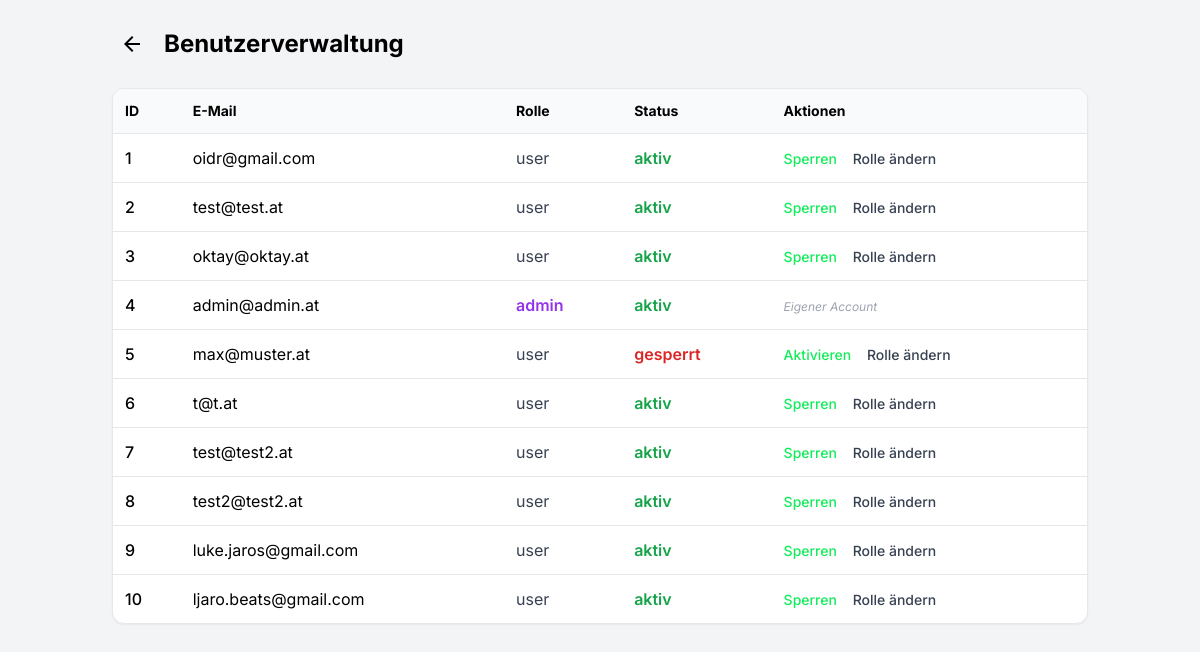
/admin/users.php (signed in), run on the app's committed database.
### tables this page shows
CREATE TABLE `users` (
  `id` int(11) NOT NULL,
  `email` varchar(255) NOT NULL,
  `name` varchar(150) DEFAULT NULL,
  `password` varchar(255) NOT NULL,
  `role` enum('admin','user') DEFAULT 'user',
  `active` tinyint(1) DEFAULT 1
);

### public/admin/users.php (the view, shortened to what this page needs)
<?php
require_once "../../includes/db.php";
$stmt = $pdo->query("
    SELECT id, email, role, active
    FROM users
    ORDER BY id ASC
");
$users = $stmt->fetchAll();
?>
<!DOCTYPE html>
<html lang="de">
<head>
<script src="https://cdn.tailwindcss.com?plugins=forms"></script>
</head>
<body class="bg-gray-100 font-display">
<div class="max-w-5xl mx-auto p-6">
    <div class="flex items-center gap-3 mb-6">
        <a href="index.php"
           class="flex size-10 items-center justify-center rounded-full hover:bg-gray-200 transition">
            <span class="material-symbols-outlined text-2xl">arrow_back</span>
        </a>
        <h1 class="text-2xl font-bold">Benutzerverwaltung</h1>
    </div>
    <?php if (empty($users)): ?>
        <p class="text-gray-500">Keine Benutzer gefunden.</p>
    <?php else: ?>
        <div class="overflow-x-auto bg-white rounded-xl shadow-sm border">
            <table class="w-full border-collapse">
                <thead class="bg-gray-50 text-left text-sm">
                    <tr>
                        <th class="p-3">ID</th>
                        <th class="p-3">E-Mail</th>
                        <th class="p-3">Rolle</th>
                        <th class="p-3">Status</th>
                        <th class="p-3">Aktionen</th>
                    </tr>
                </thead>
                <tbody>
                <?php foreach ($users as $user): ?>
                    <tr class="border-t hover:bg-gray-50">
                        <td class="p-3 font-medium">
                            <?php echo $user["id"]; ?>
                        </td>
                        <td class="p-3">
                            <?php echo htmlspecialchars($user["email"]); ?>
                        </td>
                        <td class="p-3">
                            <span class="inline-block_toggle
                                <?php echo $user["role"] === "admin"
                                    ? "text-purple-600 font-semibold"
                                    : "text-gray-700"; ?>">
                                <?php echo htmlspecialchars($user["role"]); ?>
                            </span>
                        </td>
                        <td class="p-3">
                            <?php if ((int)$user["active"] === 1): ?>
                                <span class="text-green-600 font-semibold">aktiv</span>
                            <?php else: ?>
                                <span class="text-red-600 font-semibold">gesperrt</span>
                            <?php endif; ?>
                        </td>
                        <td class="p-3 space-x-3">
                            <?php if ($user["id"] !== $_SESSION["user_id"]): ?>
                                <a href="?action=toggle_active&id=<?php echo $user["id"]; ?>"
                                   class="text-sm font-medium text-primary hover:underline">
                                    <?php echo $user["active"] ? "Sperren" : "Aktivieren"; ?>
                                </a>
                                <a href="?action=toggle_role&id=<?php echo $user["id"]; ?>"
                                   class="text-sm font-medium text-gray-700 hover:underline">
                                    Rolle ändern
                                </a>
                            <?php else: ?>
                                <span class="text-xs text-gray-400 italic">
                                    Eigener Account
                                </span>
                            <?php endif; ?>
                        </td>
                    </tr>
                <?php endforeach; ?>
                </tbody>
            </table>
        </div>
    <?php endif; ?>
</div>
</body>
</html>

### data on the page
users: id "1", email "oidr@gmail.com", role "user", active "aktiv"
users: id "2", email "test@test.at", role "user", active "aktiv"
users: id "3", email "oktay@oktay.at", role "user", active "aktiv"
users: id "4", email "admin@admin.at", role "admin", active "aktiv", shows "Eigener Account"
users: id "5", email "max@muster.at", role "user", active "gesperrt"
users: id "6", email "t@t.at", role "user", active "aktiv"
users: id "7", email "test@test2.at", role "user", active "aktiv"
users: id "8", email "test2@test2.at", role "user", active "aktiv"
users: id "9", email "luke.jaros@gmail.com", role "user", active "aktiv"
users: id "10", email "ljaro.beats@gmail.com", role "user", active "aktiv"
